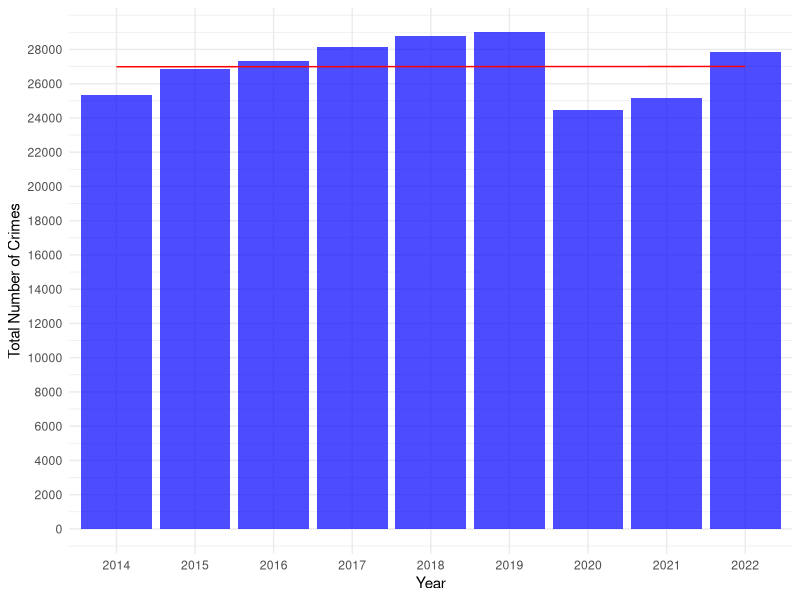
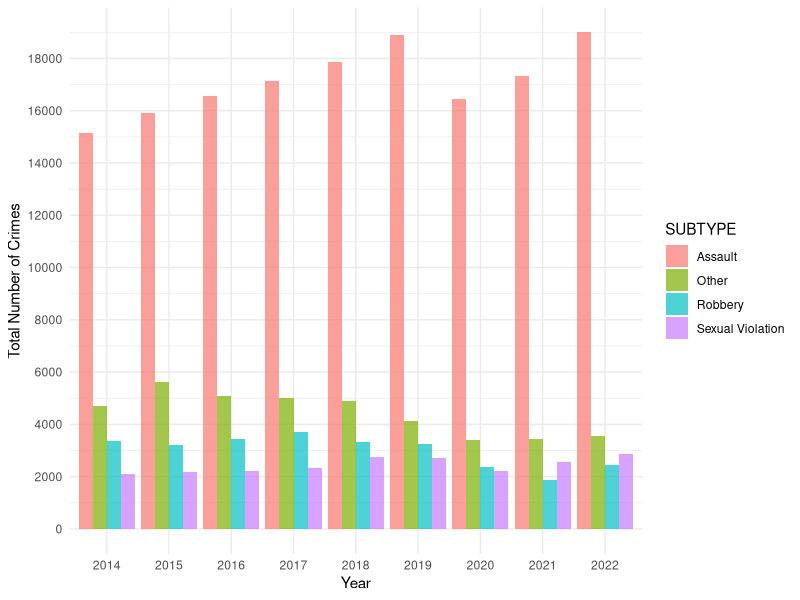
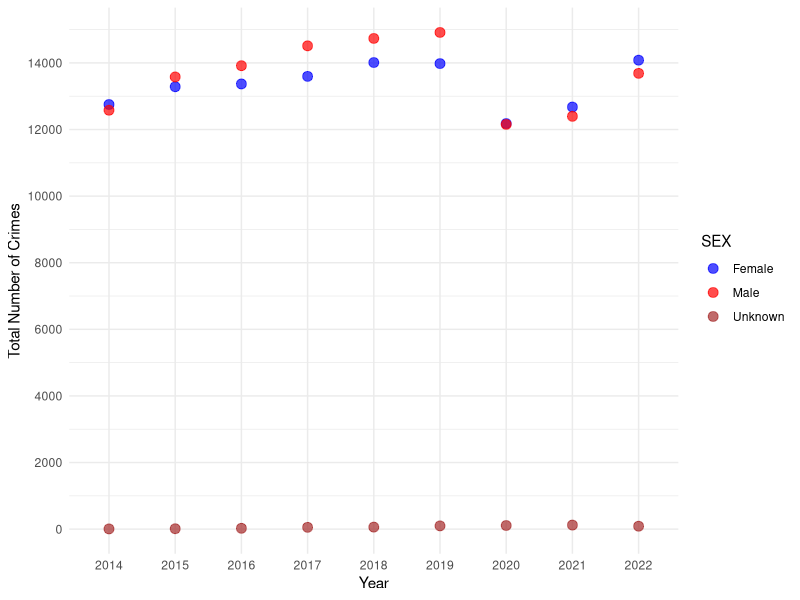
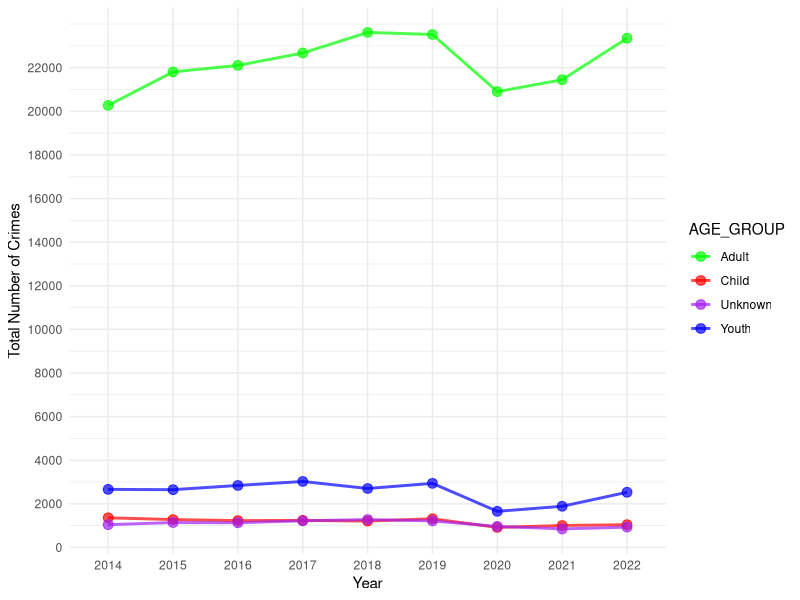
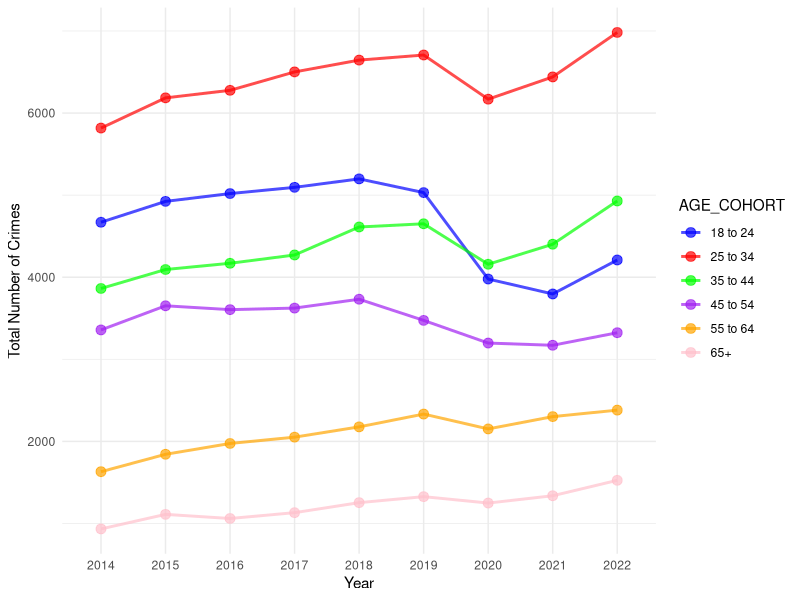

Here is the R script that generated these plots, in order:
## ---- chunk 1
knitr::opts_chunk$set(echo = FALSE, results ="hide", message = FALSE, warning = FALSE)
## ---- chunk 2
#| eval: true
#| warning: false
#| label: fig-1
#| fig-cap: "Graph of total number of victims per year (2014-2022)"


setwd("/cloud/project")
library("tidyverse")

# Read data
crime_data <- read_csv("output/data/edited_data.csv",show_col_types = FALSE) 
column_specifications <- spec(crime_data)
# Calculate total number of crimes reported per year
total_counts <- aggregate(COUNT_ ~ REPORT_YEAR, data = crime_data, sum)  
# Create a bar graph using ggplot2 
ggplot(total_counts, aes(x = as.factor(REPORT_YEAR), y = COUNT_)) +   
  geom_bar(stat = "identity", fill = "blue", alpha = 0.7) + 
   geom_line(aes(group = 1), stat = "smooth", method = "lm", se = FALSE, color = "red", linetype = "solid") +  # Add trendline
  labs(      
       x = "Year",        
       y = "Total Number of Crimes") +  
  scale_y_continuous(breaks = seq(0, max(total_counts$COUNT_), by = 2000)) + # Set y-axis breaks
  theme_minimal()

## ---- chunk 3
#| eval: true
#| warning: false
#| label: fig-2
#| fig-cap: "Graph of total number of victims per year by type of crime (2014-2022)"

setwd("/cloud/project")
# Read data
crime_data <- read_csv("output/data/edited_data.csv", show_col_types = FALSE) 
column_specifications <- spec(crime_data)

# Aggregate total counts by REPORT_YEAR and SUBTYPE
subtype_counts <- aggregate(COUNT_ ~ REPORT_YEAR + SUBTYPE, data = crime_data, sum)

# Create a bar graph using ggplot2 with subtype on the bars
ggplot(subtype_counts, aes(x = as.factor(REPORT_YEAR), y = COUNT_, fill = SUBTYPE)) +
  geom_bar(stat = "identity", position = "dodge", alpha = 0.7) +
  labs(
       x = "Year",
       y = "Total Number of Crimes") +
  scale_y_continuous(breaks = seq(0, max(subtype_counts$COUNT_), by = 2000)) +
  theme_minimal()

## ---- chunk 4
#| eval: true
#| warning: false
#| label: fig-3
#| fig-cap: "Graph of total number of victims per year by sex"

setwd("/cloud/project")
# Read data
crime_data <- read_csv("output/data/edited_data.csv", show_col_types = FALSE) 
column_specifications <- spec(crime_data)

# Aggregate total counts by REPORT_YEAR and SEX 
sex_counts <- aggregate(COUNT_ ~ REPORT_YEAR + SEX, data = crime_data, sum)

# Create a scatter plot using ggplot2 with sex on the x-axis
ggplot(sex_counts, aes(x = as.factor(REPORT_YEAR), y = COUNT_, color = SEX)) +
  geom_point(size = 3, alpha = 0.7) +
  labs(
       x = "Year",
       y = "Total Number of Crimes") +
  scale_y_continuous(breaks = seq(0, max(sex_counts$COUNT_), by = 2000)) +
  scale_color_manual(values = c("F" = "blue", "M" = "red", "U" = "brown"),
                     labels = c("F" = "Female", "M" = "Male", "U" = "Unknown")) +  # Specify colors and labels
  theme_minimal()


## ---- chunk 5
#| eval: true
#| warning: false
#| label: fig-4
#| fig-cap: "Graph of total number of victims per year by age group"

setwd("/cloud/project")
# Read data
crime_data <- read_csv("output/data/edited_data.csv", show_col_types = FALSE) 
column_specifications <- spec(crime_data)

# Aggregate total counts by REPORT_YEAR and AGE_GROUP
age_counts <- aggregate(COUNT_ ~ REPORT_YEAR + AGE_GROUP, data = crime_data, sum)

# Create a line graph using ggplot2 with age_group on the x-axis
ggplot(age_counts, aes(x = as.factor(REPORT_YEAR), y = COUNT_, color = AGE_GROUP, group = AGE_GROUP)) +
  geom_line(linewidth = 1, alpha = 0.7) +
  geom_point(size = 3, alpha = 0.7) +
  labs(
       x = "Year",
       y = "Total Number of Crimes") +
  scale_y_continuous(breaks = seq(0, max(age_counts$COUNT_), by = 2000)) +
  scale_color_manual(values = c("Youth" = "blue", "Child" = "red", "Adult" = "green", "Unknown" = "purple"),
                     labels = c("Youth" = "Youth", "Child" = "Child", "Adult" = "Adult", "Unknown" = "Unknown")) +  # Specify colors and labels
  theme_minimal()

## ---- chunk 6
#| eval: true
#| warning: false
#| label: fig-5
#| fig-cap: "Graph of total number of adult victims per year by age cohort"

setwd("/cloud/project")

# Read data
crime_data <- read_csv("output/data/edited_data.csv", show_col_types = FALSE) 
column_specifications <- spec(crime_data)

# Define the order of age cohorts
age_order <- c("18 to 24", "25 to 34", "35 to 44", "45 to 54", "55 to 64", "65+")

# Filter out unwanted age cohorts
filtered_data <- subset(crime_data, !(AGE_COHORT %in% c("<12", "Unknown", "12 to 17")))

# Aggregate total counts by REPORT_YEAR, AGE_COHORT, and sum
age_counts <- aggregate(COUNT_ ~ REPORT_YEAR + AGE_COHORT, data = filtered_data, sum)

# Create a line graph using ggplot2 with age cohort on the x-axis
ggplot(age_counts, aes(x = as.factor(REPORT_YEAR), y = COUNT_, color = AGE_COHORT, group = AGE_COHORT)) +
  geom_line(linewidth = 1, alpha = 0.7) +
  geom_point(size = 3, alpha = 0.7) +
  labs(
    x = "Year",
    y = "Total Number of Crimes"
  ) +
  scale_color_manual(values = c(
    "18 to 24" = "blue", "25 to 34" = "red", "35 to 44" = "green", 
    "45 to 54" = "purple", "55 to 64" = "orange", "65+" = "pink"
  )) +  # Specify colors
  theme_minimal()


